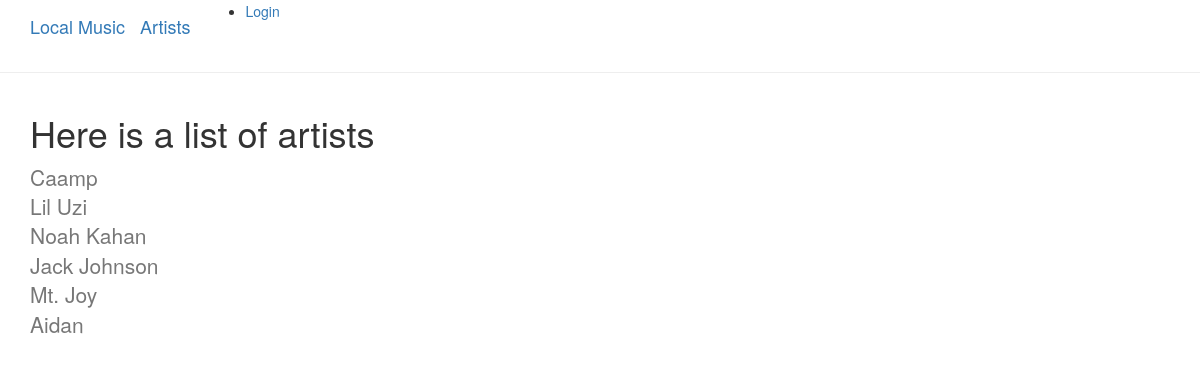
Page /artists on the earlier database version.
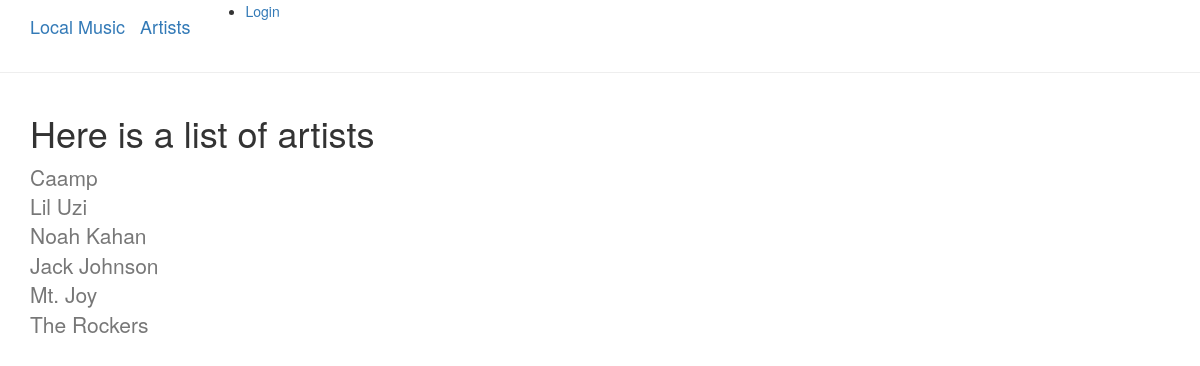
Same page on the later database version.
### app/models.py (models this page shows, shortened)
class Artist(db.Model):
    id = db.Column(db.Integer, primary_key=True)  # Primary key for the Artist table
    name = db.Column(db.String(64), index=True, unique=True, nullable=False)  # Artist's name
    description = db.Column(db.String(300))  # Artist's description
    hometown = db.Column(db.String(128))  # Artist's hometown
    a2es = db.relationship('ArtistToEvent', backref='artist', lazy='dynamic')  # Relationship to ArtistToEvent

### app/routes.py (the view)
@app.route('/artists')
def artists():
    artist_list = Artist.query.all()
    return render_template("artist_list.html", artist_list=artist_list)

### app/templates/artist_list.html
{% extends "base.html" %}
{% block content %}
    <div class="container">
    <h1 class="display-4">Here is a list of artists</h1>
    </div>
    {% for artist in artist_list %}
    <div class="container">
        <a class="lead text-muted"  href="{{ url_for('artist_name', name=artist.name) }}">{{ artist.name }}</a>
    </div>
    {% endfor %}
{% endblock %}

### app/templates/base.html (shortened to what this page needs)
{% extends 'bootstrap/base.html' %}
{% block navbar %}
    <nav class="navbar navbar-expand-lg navbar-light bg-light">
        <div class="container">
            <a class="navbar-brand" href="{{ url_for('index') }}">Local Music</a>
            <a class="navbar-brand" href="{{ url_for("artists") }}">Artists</a>
            <div class="navbar-collapse justify-content-end">
                <ul class="navbar-nav">
                    {% if current_user.is_anonymous %}
                        <li class="nav-item">
                            <a class="nav-link" href="{{ url_for('login') }}">Login</a>
                        </li>
                    {% endif %}
                </ul>
            </div>
        </div>
    </nav>
        <hr>
{% endblock %}

Differences in the rows shown:
changed Artist: name "Aidan" → "The Rockers"
